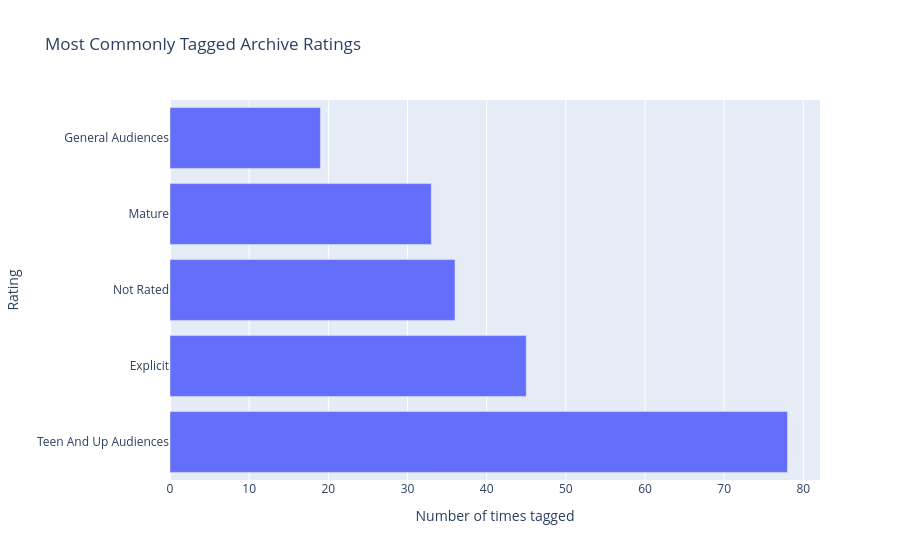

The notebook cell this image was saved under:
### Code cell
# plotly bar chart
labels = {'Rating':'Rating', 'count':'Number of times tagged'}
fig = px.bar(df_rating_counts, x="count", y="Rating", labels=labels, title='Most Commonly Tagged Archive Ratings')
fig.show()
fig.write_html("/home/ekmys/PycharmProjects/IMT542_FinalProject_Stelter/assets/visualizations/most_common_ratings.html")

### Figure 1 — Plotly figure (JSON) as saved in the notebook; plotly's stock layout.template omitted (floating-point values rounded to 4 significant figures)
{"data": [{"hovertemplate": "Number of times tagged=%{x}<br>Rating=%{y}<extra></extra>", "legendgroup": "", "marker": {"color": "#636efa", "pattern": {"shape": ""}}, "name": "", "orientation": "h", "showlegend": false, "textposition": "auto", "x": [78, 45, 36, 33, 19], "xaxis": "x", "y": ["Teen And Up Audiences", "Explicit", "Not Rated", "Mature", "General Audiences"], "yaxis": "y", "type": "bar"}], "layout": {"xaxis": {"anchor": "y", "domain": [0.0, 1.0], "title": {"text": "Number of times tagged"}}, "yaxis": {"anchor": "x", "domain": [0.0, 1.0], "title": {"text": "Rating"}}, "legend": {"tracegroupgap": 0}, "title": {"text": "Most Commonly Tagged Archive Ratings"}, "barmode": "relative"}}
